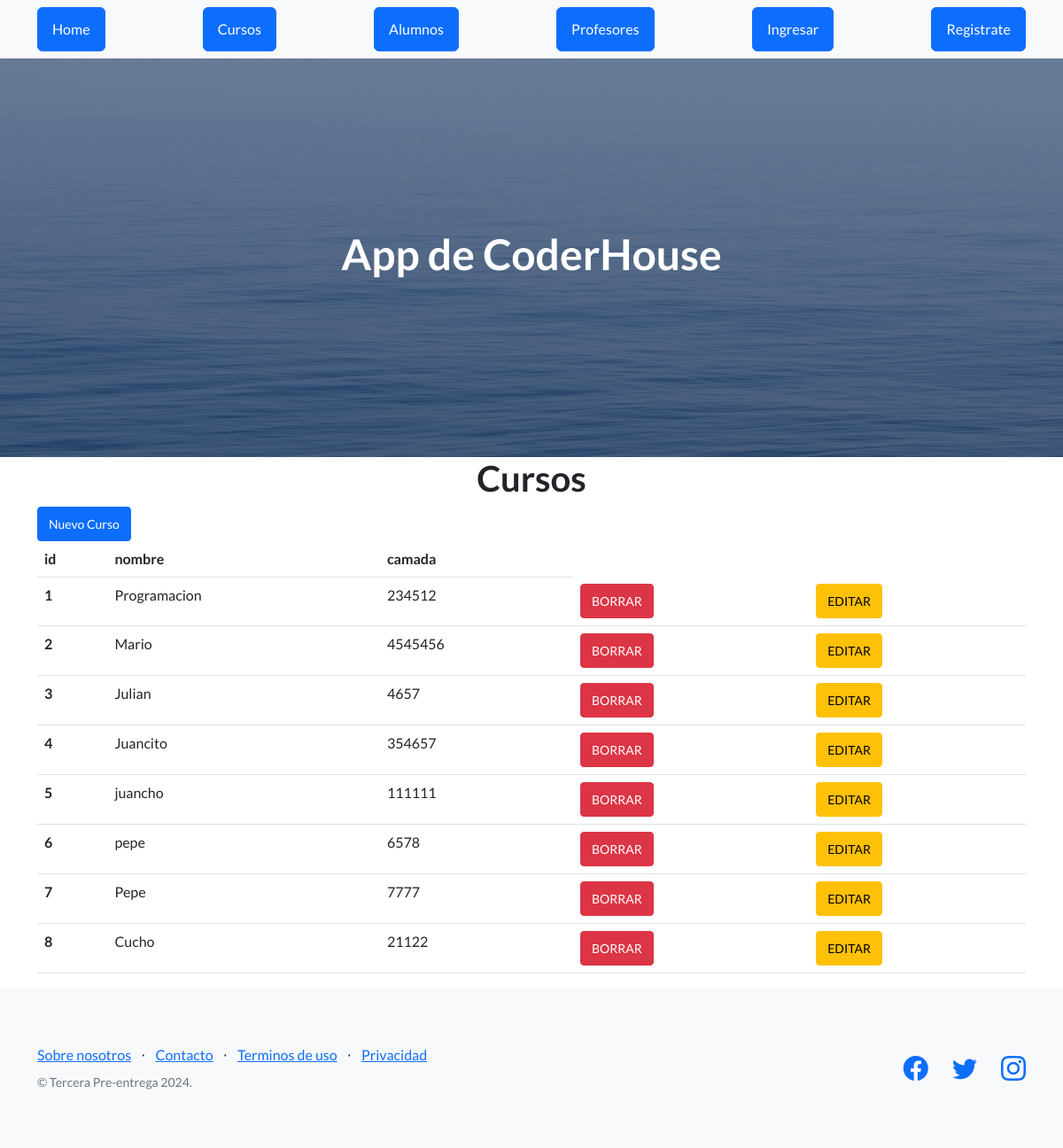
The app's page /AppCoder/ver_cursos, older data.
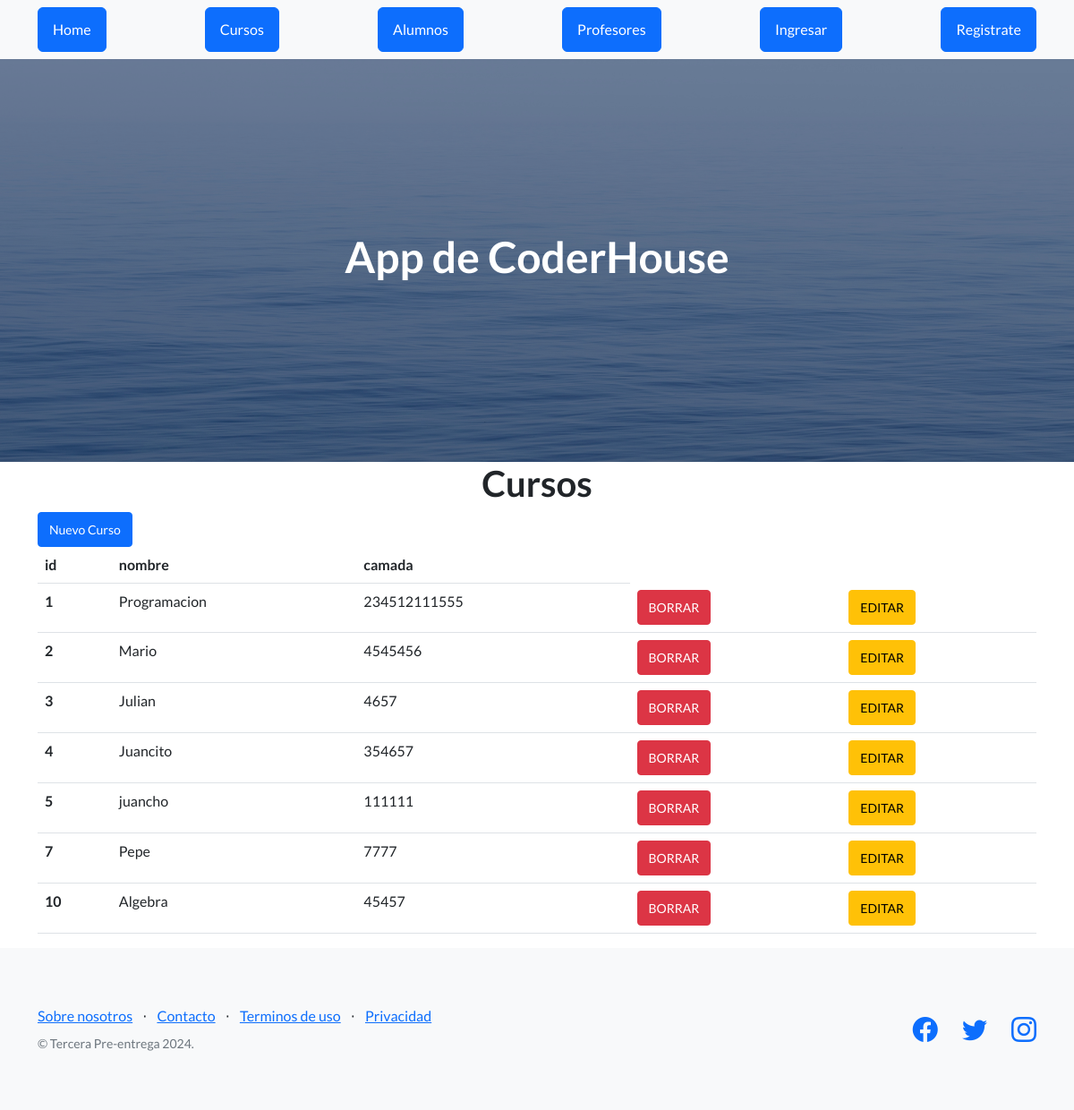
The same page, newer data.
### AppCoder/models.py (models this page shows, shortened)
class Curso(models.Model):
    nombre = models.CharField(max_length=40)
    camada = models.IntegerField()

### AppCoder/views.py (the view)
# urls.py: path("ver_cursos", views.ver_cursos , name="cursos"),
def ver_cursos(request):
    cursos = Curso.objects.all()
    dicc = {"cursos": cursos}
    plantilla = loader.get_template("cursos.html")
    documento = plantilla.render(dicc)
    return HttpResponse(documento)

### AppCoder/template/cursos.html
{% extends "padre.html" %}
{% load static %}
{% block contenido %}
    <main class="container">
        <h1 class="text-xl-center title"> Cursos </h1>
        <a href="alta_curso" class="btn btn-primary btn-sm">Nuevo Curso</a>
        <table class="table">
            <thead>
                <tr>
                    <th>id</th>
                    <th>nombre</th>
                    <th>camada</th>
                </tr>
            </thead>
            <tbody>
                {% for n in cursos %}
            <tr>
                <th scope="row">{{n.id}}</th>
                <td>{{n.nombre}}</td>
                <td>{{n.camada}}</td>
                <td><a href="{%url 'elimina_curso' n.id %}" class="btn btn-danger btn-sm">BORRAR</a> </td>
                <td><a href="{%url 'editar_curso' n.id %}" class="btn btn-warning btn-sm">EDITAR</a> </td>
            </tr>
                {% endfor %}
            </tbody>
        </table>
    </main>
{% endblock %}

Row changes from the older to the newer data that the page shows:
removed Curso: id "6", nombre "pepe", camada "6578"
removed Curso: id "8", nombre "Cucho", camada "21122"
changed Curso "Programacion": camada "234512" → "234512111555"
added Curso: id "10", nombre "Algebra", camada "45457"
